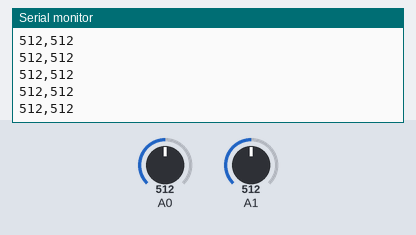
Recording of a sketch running on a simulated Arduino Uno, built with avr-gcc and run on an emulated ATmega328P. Parts: the last lines printed to the serial monitor. The inputs (shaded band) are chosen by the test bench; at power-on: A0 = 512, A1 = 512.

Above: at 1.2 s.
1.3 s: A0 set to 716
At 1.8 s:
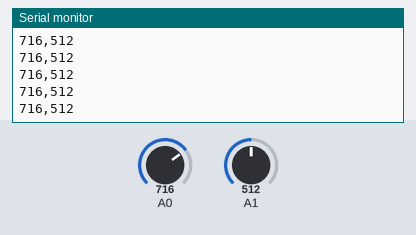
2.8 s: A1 set to 716
At 3.5 s:
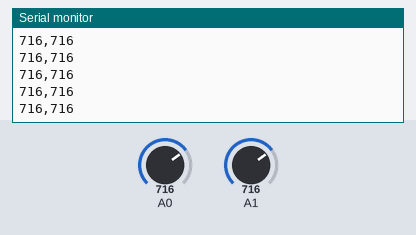
5.8 s: A0 set to 900
At 6.3 s:
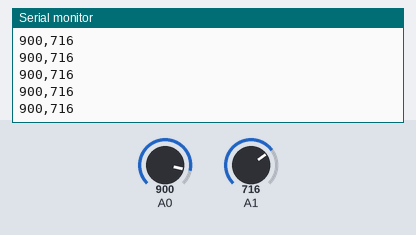
7.3 s: A1 set to 900
At 8.1 s:
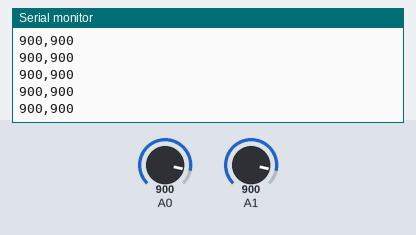
Timing chart, 0 to 9.8 s (numbered marks = the images above; inputs shaded):
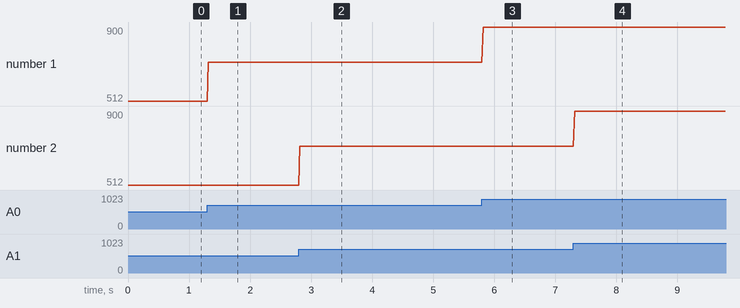

The sketch:

read_2_pot.ino
```cpp
int pot1 = 0;
int pot2 = 0;

void setup(){
  Serial.begin(9600);
}

void loop(){
  //Lectura de potenciómetros
  pot1 = analogRead(A0);
  pot2 = analogRead(A1);

  //Envío de información
  Serial.print(pot1);
  Serial.print(",");
  Serial.println(pot2);

  //esperar 20 ms
  delay(20);
}
```

Measured:
- after the input at 1.3 s, the serial monitor: prints a new line at once (image 1)
- after the input at 2.8 s, the serial monitor: prints a new line at once (image 2)
- after the input at 5.8 s, the serial monitor: prints a new line at once (image 3)
- after the input at 7.3 s, the serial monitor: prints a new line at once (image 4)
- plotted number 1: 512 → 716 after the input at 1.3 s, 716 → 900 after the input at 5.8 s
